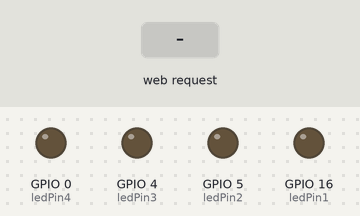
This sketch was run on a simulated ESP8266 (NodeMCU). Parts: output pins drawn as LEDs (lit = HIGH). Inputs (shaded band) come from the test bench. WiFi joins after 1.5 s; servers stay silent unless stated; what the sketch prints to the serial monitor is not drawn.

Above: at 2.7 s.
2.8 s: HTTP request GET /cmd=front received
At 4.0 s:
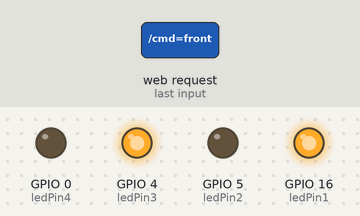
4.3 s: HTTP request GET /cmd=right received
At 5.2 s:
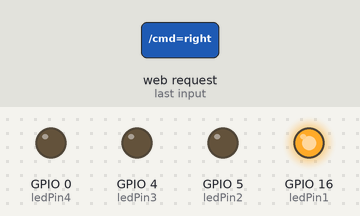
5.8 s: HTTP request GET /cmd=left received
At 6.4 s:
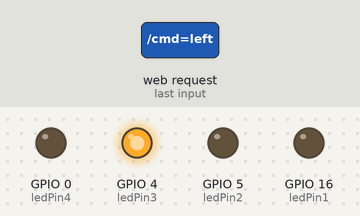
7.3 s: HTTP request GET /cmd=back received
At 7.6 s:
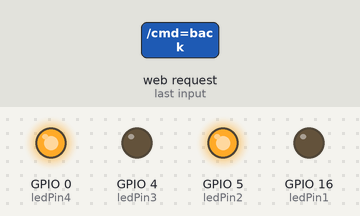
Timing chart, 0 to 9.8 s (numbered marks = the images above; inputs shaded):
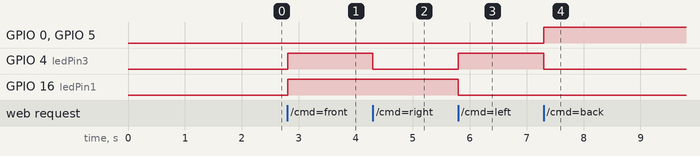

Measured:
- after the input at 2.8 s, GPIO 4 (ledPin3), GPIO 16 (ledPin1): LOW → HIGH at once
- after the input at 4.3 s, GPIO 4 (ledPin3): HIGH → LOW at once
- after the input at 5.8 s, GPIO 4 (ledPin3): LOW → HIGH at once; GPIO 16 (ledPin1): HIGH → LOW at once
- after the input at 7.3 s, GPIO 0 (ledPin4), GPIO 5 (ledPin2): LOW → HIGH at once; GPIO 4 (ledPin3): HIGH → LOW at once

The sketch:

robot.ino
```cpp
#include <ESP8266WiFi.h>

const char* ssid = "ping";//Chane here your hostspot id
const char* password = "technahar";//change here your hotspot password

int ledPin1 = 16;
int ledPin2 = 5;
int ledPin3 = 4;
int ledPin4 = 0;

WiFiServer server(80);

void setup() {
  Serial.begin(115200);
  delay(10);

  pinMode(ledPin1, OUTPUT);

  pinMode(ledPin2, OUTPUT);

  pinMode(ledPin3, OUTPUT);

  pinMode(ledPin4, OUTPUT);
  digitalWrite(ledPin2,LOW);
    digitalWrite(ledPin4,LOW);
    digitalWrite(ledPin1,LOW);
    digitalWrite(ledPin3,LOW);
  // Connect to WiFi network
  Serial.println();
  Serial.println();
  Serial.print("Connecting to ");
  Serial.println(ssid);

  WiFi.begin(ssid, password);

  while (WiFi.status() != WL_CONNECTED) {
    delay(500);
    Serial.print(".");
  }
  Serial.println("");
  Serial.println("WiFi connected");

  // Start the server
  server.begin();
  Serial.println("Server started");

  // Print the IP address
  Serial.print("Use this URL to connect: ");
  Serial.print("http://");
  Serial.print(WiFi.localIP());
  Serial.println("/");

}

void loop() {
  // Check if a client has connected
  WiFiClient client = server.available();
  if (!client) {
    return;
  }

  // Wait until the client sends some data
  Serial.println("new client");
  while(!client.available()){
    delay(1);
  }

  // Read the first line of the request
  String request = client.readStringUntil('\r');
  Serial.println(request);
  client.flush();

  // Match the request


  if (request.indexOf("/cmd=front") != -1)  {
    digitalWrite(ledPin1,HIGH);
    digitalWrite(ledPin3,HIGH);
    digitalWrite(ledPin2,LOW);
    digitalWrite(ledPin4,LOW);
  }
  if (request.indexOf("/cmd=right") != -1)  {
    digitalWrite(ledPin1,HIGH);
    digitalWrite(ledPin3,LOW);
    digitalWrite(ledPin2,LOW);
    digitalWrite(ledPin4,LOW);
  }
  if (request.indexOf("/cmd=left") != -1)  {
    digitalWrite(ledPin1,LOW);
    digitalWrite(ledPin3,HIGH);
    digitalWrite(ledPin2,LOW);
    digitalWrite(ledPin4,LOW);
  }
  if (request.indexOf("/cmd=back") != -1)  {
    digitalWrite(ledPin2,HIGH);
    digitalWrite(ledPin4,HIGH);
    digitalWrite(ledPin1,LOW);
    digitalWrite(ledPin3,LOW);
  }
  if (request.indexOf("/cmd=stop") != -1)  {
    digitalWrite(ledPin2,LOW);
    digitalWrite(ledPin4,LOW);
    digitalWrite(ledPin1,LOW);
    digitalWrite(ledPin3,LOW);
  }


  // Return the response
  client.println("HTTP/1.1 200 OK");
  client.println("Content-Type: text/html");
  client.println(""); //  do not forget this one
  client.println("<!DOCTYPE HTML>");
  client.println("<html>");
  client.println("<head>");
  client.println("<link rel='stylesheet' href='https://maxcdn.bootstrapcdn.com/bootstrap/3.3.7/css/bootstrap.min.css' integrity='sha384-BVYiiSIFeK1dGmJRAkycuHAHRg32OmUcww7on3RYdg4Va+PmSTsz/K68vbdEjh4u' crossorigin='anonymous'>");
  client.println("<link rel='stylesheet' href='https://maxcdn.bootstrapcdn.com/bootstrap/3.3.7/css/bootstrap-theme.min.css' integrity='sha384-rHyoN1iRsVXV4nD0JutlnGaslCJuC7uwjduW9SVrLvRYooPp2bWYgmgJQIXwl/Sp' crossorigin='anonymous'>");
  client.println("<script src='https://maxcdn.bootstrapcdn.com/bootstrap/3.3.7/js/bootstrap.min.js' integrity='sha384-Tc5IQib027qvyjSMfHjOMaLkfuWVxZxUPnCJA7l2mCWNIpG9mGCD8wGNIcPD7Txa' crossorigin='anonymous'></script>");
  client.println("</head>");
  client.println("<body>");
  client.println("<div class='container'>");
  client.println("<div class='row'>");
  client.println("<div class='md-col-2'></div>");
  client.println("<div class='md-col-8'>");
  client.println("<center><h2>Ashish</h2></center>");
  client.println("<center><h3>WiFi controlled Rc Car</h3></center>");
  client.print("<center><h4 style='color:red;'>Led pin is now: ");


  client.println("<br><br><center>");
  client.println("<a href=\"/cmd=front\"\"><button class='btn btn-primary'>Front</button></a>");
  client.println("<hr/>");
  client.println("<a href=\"/cmd=left\"\"><button class='btn btn-primary'>left</button></a>'-------<a href=\"/cmd=stop\"\"><button class='btn btn-primary'>Stop</button></a>'------'<a href=\"/cmd=right\"\"><button class='btn btn-primary'>Right</button></a>");
  client.println("<hr/>");
  client.println("<a href=\"/cmd=back\"\"><button class='btn btn-primary'>Back</button></a><br />");
  client.println("</center></div>");
  client.println("<div class='md-col-2'></div>");
  client.println("</div>");
  client.println("</div>");

  client.println("</body>");
  client.println("</html>");

  delay(1);
  Serial.println("Client disonnected");
  Serial.println("");

}
```
